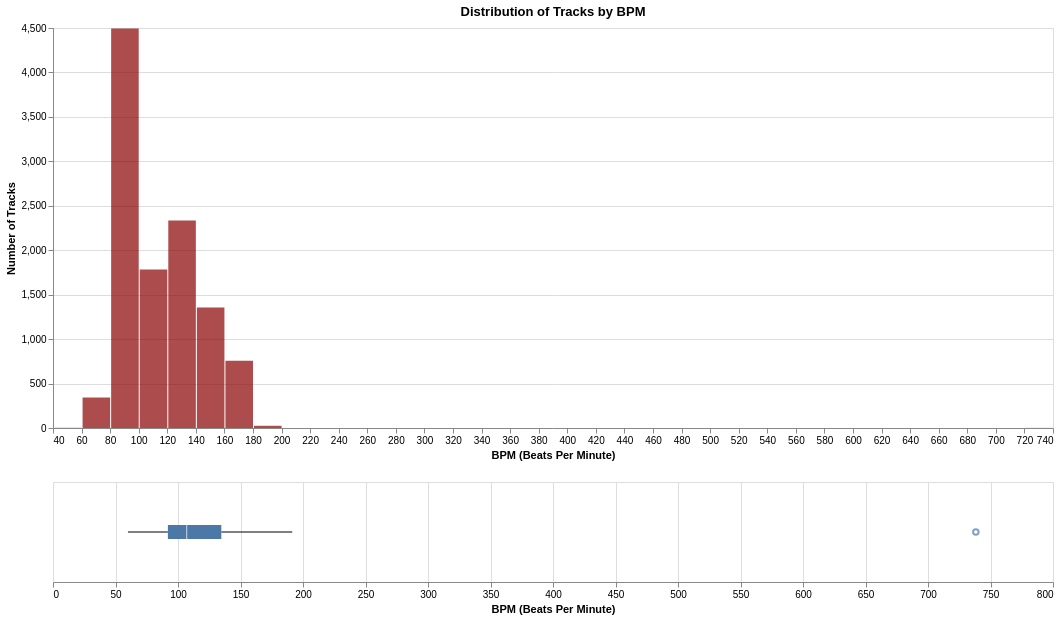

The notebook cell this image was saved under:
### Code cell
invalid_bpm = df[(df['bpm'] < 0)]
if len(invalid_bpm) > 0:
    print(f"{len(invalid_bpm)} rows with invalid invalid_bpm (negative values):")
    display(invalid_bpm[['id', 'title', 'name_artist', 'bpm']].head(10))

### Figure 1 — Vega specification as saved in the notebook (floating-point values rounded to 4 significant figures)
{"$schema": "https://vega.github.io/schema/vega/v5.json", "data": [{"name": "source_0"}, {"name": "data_0", "values": [{"__count": 2334, "bin_maxbins_40_bpm": 120.0, "bin_maxbins_40_bpm_end": 140.0}, {"__count": 757, "bin_maxbins_40_bpm": 160.0, "bin_maxbins_40_bpm_end": 180.0}, {"__count": 1783, "bin_maxbins_40_bpm": 100.0, "bin_maxbins_40_bpm_end": 120.0}, {"__count": 4493, "bin_maxbins_40_bpm": 80.0, "bin_maxbins_40_bpm_end": 100.0}, {"__count": 1356, "bin_maxbins_40_bpm": 140.0, "bin_maxbins_40_bpm_end": 160.0}, {"__count": 343, "bin_maxbins_40_bpm": 60.0, "bin_maxbins_40_bpm_end": 80.0}, {"__count": 25, "bin_maxbins_40_bpm": 180.0, "bin_maxbins_40_bpm_end": 200.0}, {"__count": 2, "bin_maxbins_40_bpm": 40.0, "bin_maxbins_40_bpm_end": 60.0}, {"__count": 1, "bin_maxbins_40_bpm": 720.0, "bin_maxbins_40_bpm_end": 740.0}]}, {"name": "data_1"}, {"name": "data_2", "values": [{"bpm": 738.3}]}, {"name": "data_3"}, {"name": "data_4", "values": [{"lower_box_bpm": 91.91, "lower_whisker_bpm": 59.97, "max_bpm": 191.4}]}, {"name": "data_5", "values": [{"max_bpm": 191.4, "upper_box_bpm": 134.7, "upper_whisker_bpm": 191.4}]}, {"name": "data_6"}, {"name": "data_7", "values": [{"lower_box_bpm": 91.91, "max_bpm": 738.3, "upper_box_bpm": 134.7}]}, {"name": "data_8", "values": [{"lower_box_bpm": 91.91, "max_bpm": 738.3, "mid_box_bpm": 107.0, "upper_box_bpm": 134.7}]}, {"name": "data_0_concat_0_y_domain___count", "values": [{"min": 1, "max": 4493}]}], "signals": [{"name": "concat_0_bin_maxbins_40_bpm_bins", "value": {"fields": ["bpm"], "fname": "bin_bpm", "start": 40.0, "step": 20.0, "stop": 740.0}}, {"name": "concat_0_height", "value": 400}, {"name": "concat_1_height", "value": 100}], "marks": [{"type": "group", "name": "concat_0_group", "encode": {"update": {"height": {"signal": "concat_0_height"}, "width": {"signal": "width"}}}, "marks": [{"type": "rect", "name": "concat_0_marks", "from": {"data": "data_0"}, "encode": {"update": {"x2": {"field": "bin_maxbins_40_bpm", "scale": "concat_0_x", "offset": {"signal": "0.5 + (abs(scale(\"concat_0_x\", datum[\"bin_maxbins_40_bpm_end\"]) - scale(\"concat_0_x\", datum[\"bin_maxbins_40_bpm\"])) < 0.25 ? -0.5 * (0.25 - (abs(scale(\"concat_0_x\", datum[\"bin_maxbins_40_bpm_end\"]) - scale(\"concat_0_x\", datum[\"bin_maxbins_40_bpm\"])))) : 0.5)"}}, "opacity": {"value": 0.7}, "x": {"field": "bin_maxbins_40_bpm_end", "scale": "concat_0_x", "offset": {"signal": "0.5 + (abs(scale(\"concat_0_x\", datum[\"bin_maxbins_40_bpm_end\"]) - scale(\"concat_0_x\", datum[\"bin_maxbins_40_bpm\"])) < 0.25 ? 0.5 * (0.25 - (abs(scale(\"concat_0_x\", datum[\"bin_maxbins_40_bpm_end\"]) - scale(\"concat_0_x\", datum[\"bin_maxbins_40_bpm\"])))) : -0.5)"}}, "y2": {"value": 0, "scale": "concat_0_y"}, "tooltip": {"signal": "{\"BPM (Beats Per Minute)\": !isValid(datum[\"bin_maxbins_40_bpm\"]) || !isFinite(+datum[\"bin_maxbins_40_bpm\"]) ? \"null\" : format(datum[\"bin_maxbins_40_bpm\"], \"\") + \" – \" + format(datum[\"bin_maxbins_40_bpm_end\"], \"\"), \"Number of Tracks\": format(datum[\"__count\"], \"\")}"}, "y": {"field": "__count", "scale": "concat_0_y"}, "fill": {"value": "darkred"}}}, "style": ["bar"]}], "axes": [{"scale": "concat_0_y", "maxExtent": 0, "zindex": 0, "aria": false, "ticks": false, "minExtent": 0, "orient": "left", "grid": true, "tickCount": {"signal": "ceil(concat_0_height/40)"}, "domain": false, "gridScale": "concat_0_x", "labels": false}, {"scale": "concat_0_x", "tickCount": {"signal": "ceil(width/10)"}, "grid": false, "zindex": 0, "orient": "bottom", "title": "BPM (Beats Per Minute)", "labelFlush": true, "labelOverlap": true}, {"scale": "concat_0_y", "tickCount": {"signal": "ceil(concat_0_height/40)"}, "zindex": 0, "orient": "left", "grid": false, "labelOverlap": true, "title": "Number of Tracks"}], "title": {"text": "Distribution of Tracks by BPM", "frame": "group"}, "style": "cell"}, {"type": "group", "name": "concat_1_group", "encode": {"update": {"width": {"signal": "width"}, "height": {"signal": "concat_1_height"}}}, "signals": [{"name": "height", "update": "concat_1_height"}], "marks": [{"type": "symbol", "name": "concat_1_layer_0_layer_0_marks", "from": {"data": "data_2"}, "encode": {"update": {"y": {"signal": "concat_1_height", "mult": 0.5}, "x": {"field": "bpm", "scale": "concat_1_x"}, "stroke": {"value": "#4c78a8"}, "fill": {"value": "transparent"}, "opacity": {"value": 0.7}}}, "style": ["point", "boxplot-outliers"]}, {"type": "rule", "name": "concat_1_layer_0_layer_1_layer_0_marks", "from": {"data": "data_4"}, "encode": {"update": {"tooltip": {"signal": "format(datum[\"max_bpm\"], \"\")"}, "stroke": {"value": "black"}, "x": {"field": "lower_whisker_bpm", "scale": "concat_1_x"}, "x2": {"field": "lower_box_bpm", "scale": "concat_1_x"}, "y": {"signal": "concat_1_height", "mult": 0.5}}}, "aria": false, "style": ["rule", "boxplot-rule"]}, {"type": "rule", "name": "concat_1_layer_0_layer_1_layer_1_marks", "from": {"data": "data_5"}, "encode": {"update": {"tooltip": {"signal": "format(datum[\"max_bpm\"], \"\")"}, "x": {"field": "upper_box_bpm", "scale": "concat_1_x"}, "x2": {"field": "upper_whisker_bpm", "scale": "concat_1_x"}, "y": {"signal": "concat_1_height", "mult": 0.5}, "stroke": {"value": "black"}}}, "aria": false, "style": ["rule", "boxplot-rule"]}, {"type": "rect", "name": "concat_1_layer_1_layer_0_marks", "from": {"data": "data_7"}, "encode": {"update": {"yc": {"signal": "concat_1_height", "mult": 0.5}, "x2": {"field": "upper_box_bpm", "scale": "concat_1_x"}, "tooltip": {"signal": "format(datum[\"max_bpm\"], \"\")"}, "fill": {"value": "#4c78a8"}, "x": {"field": "lower_box_bpm", "scale": "concat_1_x"}, "height": {"value": 14}}}, "style": ["bar", "boxplot-box"]}, {"type": "rect", "name": "concat_1_layer_1_layer_1_marks", "from": {"data": "data_8"}, "encode": {"update": {"xc": {"field": "mid_box_bpm", "scale": "concat_1_x"}, "yc": {"signal": "concat_1_height", "mult": 0.5}, "width": {"value": 1}, "height": {"value": 14}, "opacity": {"value": 0.7}, "fill": [{"value": "#4c78a8", "test": "datum['lower_box_bpm'] >= datum['upper_box_bpm']"}, {"value": "white"}], "tooltip": {"signal": "format(datum[\"max_bpm\"], \"\")"}}}, "style": ["tick", "boxplot-median"], "aria": false}], "axes": [{"scale": "concat_1_x", "aria": false, "grid": true, "labels": false, "maxExtent": 0, "minExtent": 0, "ticks": false, "tickCount": {"signal": "ceil(width/40)"}, "domain": false, "orient": "bottom", "zindex": 0}, {"scale": "concat_1_x", "orient": "bottom", "labelOverlap": true, "zindex": 0, "title": "BPM (Beats Per Minute)", "tickCount": {"signal": "ceil(width/40)"}, "grid": false, "labelFlush": true}], "style": "cell"}], "scales": [{"name": "concat_0_x", "type": "linear", "domain": {"signal": "[concat_0_bin_maxbins_40_bpm_bins.start, concat_0_bin_maxbins_40_bpm_bins.stop]"}, "range": [0, {"signal": "width"}], "bins": {"signal": "concat_0_bin_maxbins_40_bpm_bins"}, "zero": false}, {"name": "concat_0_y", "type": "linear", "domain": [{"signal": "(data(\"data_0_concat_0_y_domain___count\")[0] || {}).min"}, {"signal": "(data(\"data_0_concat_0_y_domain___count\")[0] || {}).max"}], "range": [{"signal": "concat_0_height"}, 0], "zero": true, "nice": true}, {"name": "concat_1_x", "type": "linear", "domain": {"fields": [{"data": "data_2", "field": "bpm"}, {"data": "data_4", "field": "lower_whisker_bpm"}, {"data": "data_4", "field": "lower_box_bpm"}, {"data": "data_5", "field": "upper_box_bpm"}, {"data": "data_5", "field": "upper_whisker_bpm"}, {"data": "data_7", "field": "lower_box_bpm"}, {"data": "data_7", "field": "upper_box_bpm"}, {"data": "data_8", "field": "mid_box_bpm"}]}, "range": [0, {"signal": "width"}], "zero": true, "nice": true}], "background": "white", "layout": {"padding": 20, "columns": 1, "bounds": "full", "align": "each"}, "width": 1000, "padding": 5}
